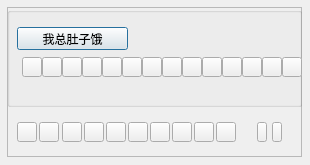
<?xml version="1.0" encoding="UTF-8"?>
<ui version="4.0">
 <class>personal_document</class>
 <widget class="QDialog" name="personal_document">
  <property name="geometry">
   <rect>
    <x>0</x>
    <y>0</y>
    <width>310</width>
    <height>165</height>
   </rect>
  </property>
  <property name="windowTitle">
   <string>Dialog</string>
  </property>
  <widget class="QFrame" name="frame">
   <property name="geometry">
    <rect>
     <x>7</x>
     <y>7</y>
     <width>295</width>
     <height>150</height>
    </rect>
   </property>
   <property name="frameShape">
    <enum>QFrame::StyledPanel</enum>
   </property>
   <property name="frameShadow">
    <enum>QFrame::Raised</enum>
   </property>
   <widget class="QGroupBox" name="groupBox">
    <property name="geometry">
     <rect>
      <x>0</x>
      <y>0</y>
      <width>295</width>
      <height>100</height>
     </rect>
    </property>
    <property name="title">
     <string/>
    </property>
    <widget class="QPushButton" name="qq_name">
     <property name="geometry">
      <rect>
       <x>10</x>
       <y>20</y>
       <width>111</width>
       <height>23</height>
      </rect>
     </property>
     <property name="text">
      <string>我总肚子饿</string>
     </property>
    </widget>
    <widget class="QPushButton" name="level_1">
     <property name="geometry">
      <rect>
       <x>15</x>
       <y>50</y>
       <width>20</width>
       <height>20</height>
      </rect>
     </property>
     <property name="text">
      <string/>
     </property>
    </widget>
    <widget class="QPushButton" name="level_2">
     <property name="geometry">
      <rect>
       <x>35</x>
       <y>50</y>
       <width>20</width>
       <height>20</height>
      </rect>
     </property>
     <property name="text">
      <string/>
     </property>
    </widget>
    <widget class="QPushButton" name="level_3">
     <property name="geometry">
      <rect>
       <x>55</x>
       <y>50</y>
       <width>20</width>
       <height>20</height>
      </rect>
     </property>
     <property name="text">
      <string/>
     </property>
    </widget>
    <widget class="QPushButton" name="level_4">
     <property name="geometry">
      <rect>
       <x>75</x>
       <y>50</y>
       <width>20</width>
       <height>20</height>
      </rect>
     </property>
     <property name="text">
      <string/>
     </property>
    </widget>
    <widget class="QPushButton" name="level_6">
     <property name="geometry">
      <rect>
       <x>115</x>
       <y>50</y>
       <width>20</width>
       <height>20</height>
      </rect>
     </property>
     <property name="text">
      <string/>
     </property>
    </widget>
    <widget class="QPushButton" name="level_8">
     <property name="geometry">
      <rect>
       <x>155</x>
       <y>50</y>
       <width>20</width>
       <height>20</height>
      </rect>
     </property>
     <property name="text">
      <string/>
     </property>
    </widget>
    <widget class="QPushButton" name="level_7">
     <property name="geometry">
      <rect>
       <x>135</x>
       <y>50</y>
       <width>20</width>
       <height>20</height>
      </rect>
     </property>
     <property name="text">
      <string/>
     </property>
    </widget>
    <widget class="QPushButton" name="level_5">
     <property name="geometry">
      <rect>
       <x>95</x>
       <y>50</y>
       <width>20</width>
       <height>20</height>
      </rect>
     </property>
     <property name="text">
      <string/>
     </property>
    </widget>
    <widget class="QPushButton" name="level_9">
     <property name="geometry">
      <rect>
       <x>175</x>
       <y>50</y>
       <width>20</width>
       <height>20</height>
      </rect>
     </property>
     <property name="text">
      <string/>
     </property>
    </widget>
    <widget class="QPushButton" name="level_10">
     <property name="geometry">
      <rect>
       <x>235</x>
       <y>50</y>
       <width>20</width>
       <height>20</height>
      </rect>
     </property>
     <property name="text">
      <string/>
     </property>
    </widget>
    <widget class="QPushButton" name="level_11">
     <property name="geometry">
      <rect>
       <x>255</x>
       <y>50</y>
       <width>20</width>
       <height>20</height>
      </rect>
     </property>
     <property name="text">
      <string/>
     </property>
    </widget>
    <widget class="QPushButton" name="level_12">
     <property name="geometry">
      <rect>
       <x>275</x>
       <y>50</y>
       <width>20</width>
       <height>20</height>
      </rect>
     </property>
     <property name="text">
      <string/>
     </property>
    </widget>
    <widget class="QPushButton" name="level_13">
     <property name="geometry">
      <rect>
       <x>215</x>
       <y>50</y>
       <width>20</width>
       <height>20</height>
      </rect>
     </property>
     <property name="text">
      <string/>
     </property>
    </widget>
    <widget class="QPushButton" name="level_14">
     <property name="geometry">
      <rect>
       <x>195</x>
       <y>50</y>
       <width>20</width>
       <height>20</height>
      </rect>
     </property>
     <property name="text">
      <string/>
     </property>
    </widget>
   </widget>
   <widget class="QPushButton" name="turn_2_left">
    <property name="geometry">
     <rect>
      <x>250</x>
      <y>115</y>
      <width>10</width>
      <height>20</height>
     </rect>
    </property>
    <property name="text">
     <string/>
    </property>
   </widget>
   <widget class="QPushButton" name="turn_2_right">
    <property name="geometry">
     <rect>
      <x>265</x>
      <y>115</y>
      <width>10</width>
      <height>20</height>
     </rect>
    </property>
    <property name="text">
     <string/>
    </property>
   </widget>
   <widget class="QStackedWidget" name="icons_index">
    <property name="geometry">
     <rect>
      <x>0</x>
      <y>100</y>
      <width>231</width>
      <height>50</height>
     </rect>
    </property>
    <widget class="QWidget" name="page">
     <widget class="QPushButton" name="qqaixin">
      <property name="geometry">
       <rect>
        <x>10</x>
        <y>15</y>
        <width>20</width>
        <height>20</height>
       </rect>
      </property>
      <property name="text">
       <string/>
      </property>
     </widget>
     <widget class="QPushButton" name="ledoudaren">
      <property name="geometry">
       <rect>
        <x>32</x>
        <y>15</y>
        <width>20</width>
        <height>20</height>
       </rect>
      </property>
      <property name="text">
       <string/>
      </property>
     </widget>
     <widget class="QPushButton" name="qqzone">
      <property name="geometry">
       <rect>
        <x>55</x>
        <y>15</y>
        <width>20</width>
        <height>20</height>
       </rect>
      </property>
      <property name="text">
       <string/>
      </property>
     </widget>
     <widget class="QPushButton" name="photos">
      <property name="geometry">
       <rect>
        <x>99</x>
        <y>15</y>
        <width>20</width>
        <height>20</height>
       </rect>
      </property>
      <property name="text">
       <string/>
      </property>
     </widget>
     <widget class="QPushButton" name="app_daren">
      <property name="geometry">
       <rect>
        <x>77</x>
        <y>15</y>
        <width>20</width>
        <height>20</height>
       </rect>
      </property>
      <property name="text">
       <string/>
      </property>
     </widget>
     <widget class="QPushButton" name="lessons">
      <property name="geometry">
       <rect>
        <x>121</x>
        <y>15</y>
        <width>20</width>
        <height>20</height>
       </rect>
      </property>
      <property name="text">
       <string/>
      </property>
     </widget>
     <widget class="QPushButton" name="farm">
      <property name="geometry">
       <rect>
        <x>143</x>
        <y>15</y>
        <width>20</width>
        <height>20</height>
       </rect>
      </property>
      <property name="text">
       <string/>
      </property>
     </widget>
     <widget class="QPushButton" name="camera">
      <property name="geometry">
       <rect>
        <x>165</x>
        <y>15</y>
        <width>20</width>
        <height>20</height>
       </rect>
      </property>
      <property name="text">
       <string/>
      </property>
     </widget>
     <widget class="QPushButton" name="lol">
      <property name="geometry">
       <rect>
        <x>209</x>
        <y>15</y>
        <width>20</width>
        <height>20</height>
       </rect>
      </property>
      <property name="text">
       <string/>
      </property>
     </widget>
     <widget class="QPushButton" name="yedianzhiwang">
      <property name="geometry">
       <rect>
        <x>187</x>
        <y>15</y>
        <width>20</width>
        <height>20</height>
       </rect>
      </property>
      <property name="text">
       <string/>
      </property>
     </widget>
    </widget>
    <widget class="QWidget" name="page_2"/>
   </widget>
  </widget>
 </widget>
 <resources/>
 <connections/>
</ui>
